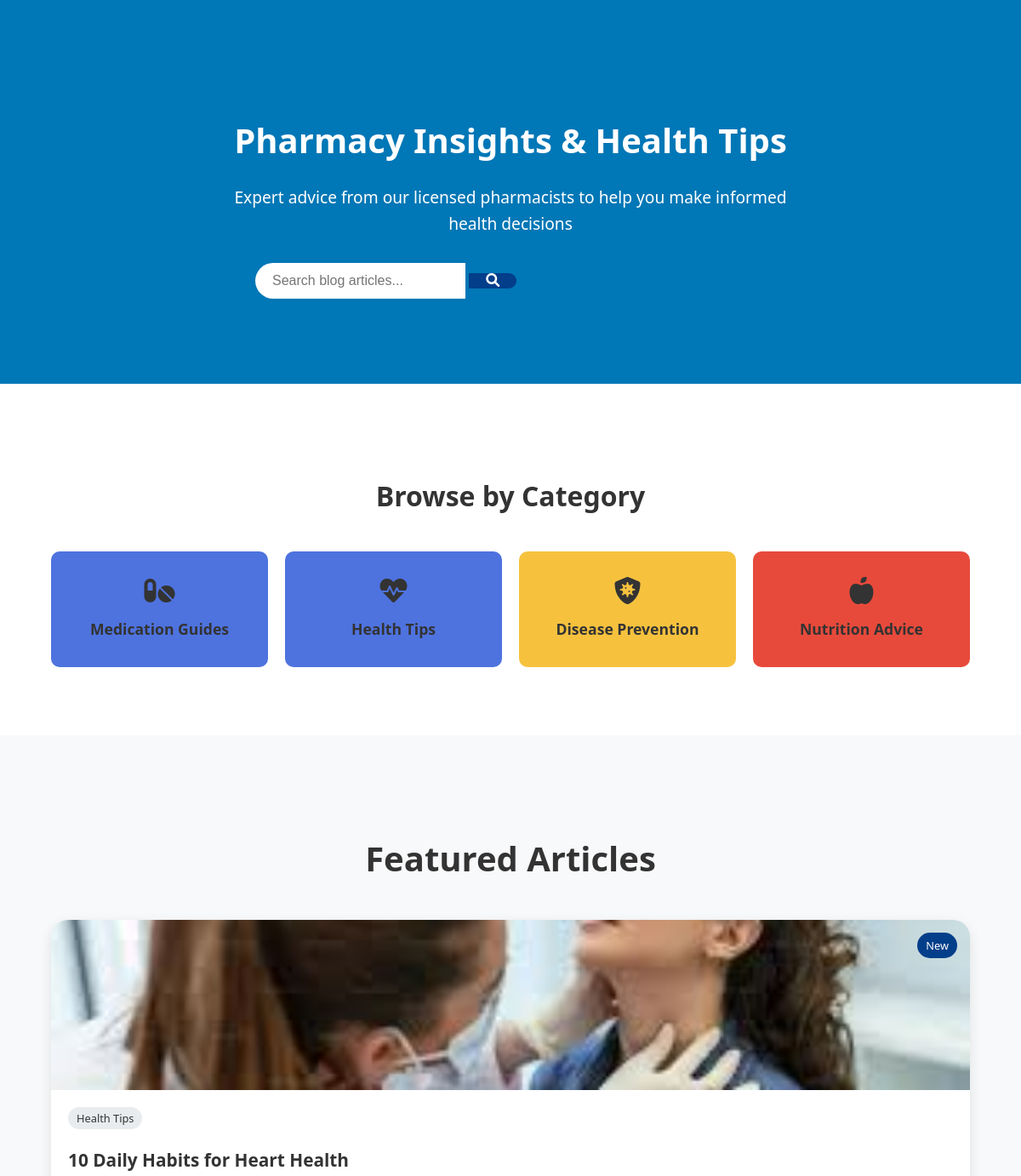
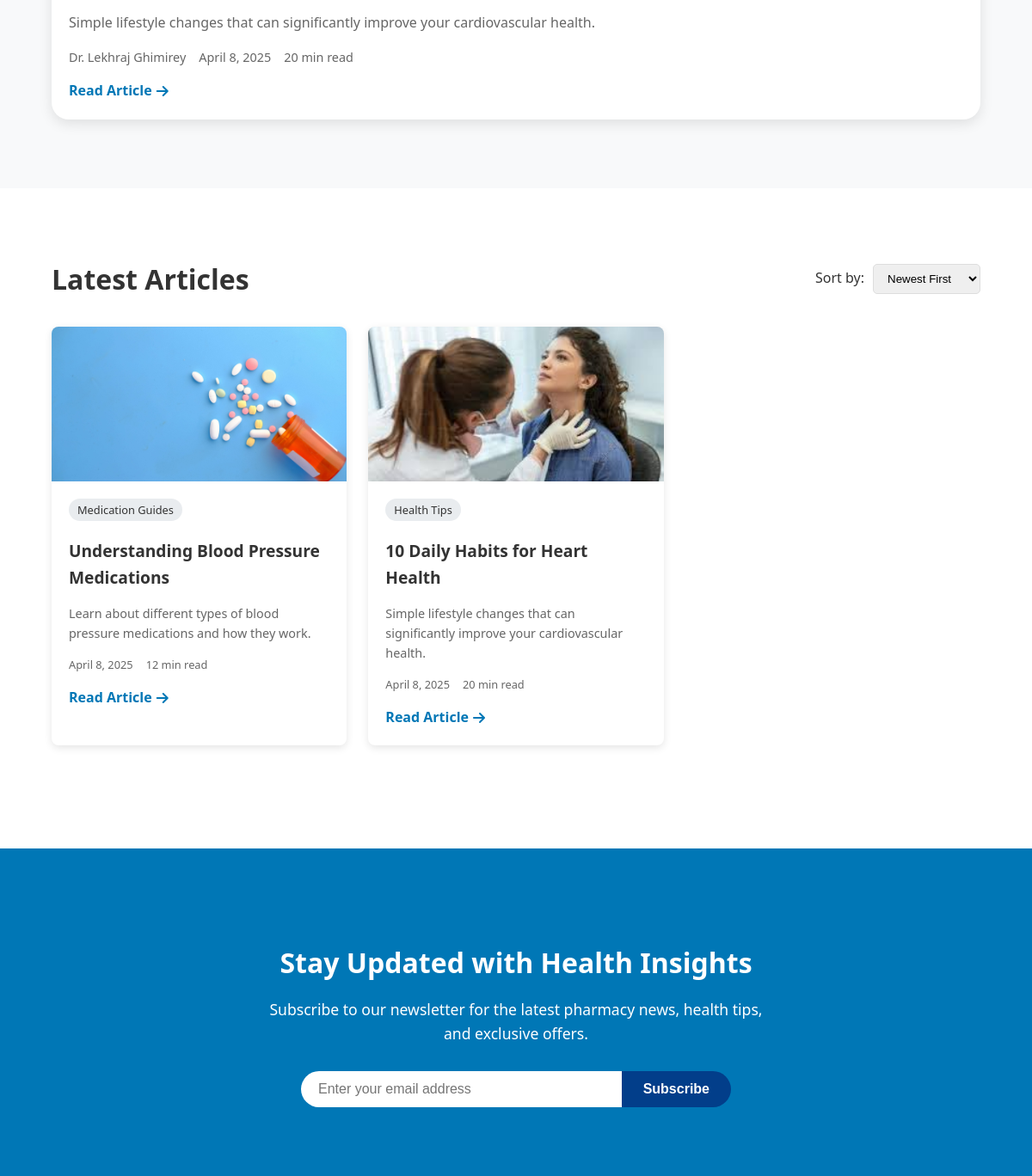
Page /frontend/blog.php on the committed database (2 pictures, top to bottom).
### tables this page shows
CREATE TABLE `cat` (
  `id` int(11) NOT NULL,
  `name` varchar(255) NOT NULL,
  `icon` varchar(100) NOT NULL,
  `bg_color` varchar(50) NOT NULL
);

CREATE TABLE `art` (
  `id` int(11) NOT NULL,
  `title` varchar(255) NOT NULL,
  `excerpt` text NOT NULL,
  `content` longtext NOT NULL,
  `image_url` varchar(255) NOT NULL,
  `catego_id` int(11) NOT NULL,
  `author` varchar(100) NOT NULL,
  `publish_date` datetime NOT NULL,
  `read_time` int(11) NOT NULL,
  `views` int(11) NOT NULL DEFAULT 0,
  `is_featured` tinyint(1) NOT NULL DEFAULT 0,
  `is_new` tinyint(1) NOT NULL DEFAULT 1
);

### frontend/blog.php (the view, shortened to what this page needs)
<?php
require_once '../includes/config.php';
$db = new mysqli($host, $username, $password, $dbname, $port);
$sort = isset($_GET['sort']) ? $_GET['sort'] : 'newest';
$catego_id = isset($_GET['catego']) ? intval($_GET['catego']) : null;
$page = isset($_GET['page']) ? intval($_GET['page']) : 1;
$per_page = 6;
$offset = ($page - 1) * $per_page;
$catego_query = "SELECT * FROM cat";
$catego_result = $db->query($catego_query);
$featured_query = "SELECT a.*, c.name as catego_name
                   FROM art a
                   JOIN cat c ON a.catego_id = c.id
                   WHERE a.is_featured = 1";
$featured_query .= " ORDER BY a.publish_date DESC LIMIT 2";
$featured_result = $db->query($featured_query);
$latest_query = "SELECT a.*, c.name as catego_name
                 FROM art a
                 JOIN cat c ON a.catego_id = c.id";
switch ($sort) {
    default:
        $latest_query .= " ORDER BY a.publish_date DESC";
}
$latest_query .= " LIMIT $per_page OFFSET $offset";
$latest_result = $db->query($latest_query);
?>
<!DOCTYPE html>
<html lang="en">
<head>
    <link rel="stylesheet" href="https://cdnjs.cloudflare.com/ajax/libs/font-awesome/6.0.0/css/all.min.css">
    <link rel="stylesheet" href="../assets/frontendcss/blog.css">
</head>
<body>
    <section class="blog-hero">
        <div class="container">
            <h1>Pharmacy Insights & Health Tips</h1>
            <p>Expert advice from our licensed pharmacists to help you make informed health decisions</p>
            <div class="search-bar">
                <form action="search.php" method="GET">
                    <input type="text" name="query" placeholder="Search blog articles...">
                    <button type="submit"><i class="fas fa-search"></i></button>
                </form>
            </div>
        </div>
    </section>
    <section class="blog-catego">
        <div class="container">
            <h2>Browse by Category</h2>
            <div class="catego-grid">
                <?php while($catego = $catego_result->fetch_assoc()): ?>
                <div class="catego-card" data-catego-id="<?= htmlspecialchars($catego['id']) ?>" style="background-color: <?= htmlspecialchars($catego['bg_color']) ?>">
                    <i class="<?= htmlspecialchars($catego['icon']) ?>"></i>
                    <h3><?= htmlspecialchars($catego['name']) ?></h3>
                </div>
                <?php endwhile; ?>
            </div>
        </div>
    </section>
    <?php if ($featured_result->num_rows > 0): ?>
    <section class="featured-articles">
        <div class="container">
            <h2>Featured Articles</h2>
            <div class="featured-slider">
                <?php while($article = $featured_result->fetch_assoc()): ?>
                <div class="featured-article">
                    <div class="article-image" style="background-image: url('<?= htmlspecialchars($article['image_url']) ?>');">
                        <span class="badge"><?= $article['is_new'] ? 'New' : 'Popular' ?></span>
                    </div>
                    <div class="article-content">
                        <span class="catego"><?= htmlspecialchars($article['catego_name']) ?></span>
                        <h3><?= htmlspecialchars($article['title']) ?></h3>
                        <p class="excerpt"><?= htmlspecialchars($article['excerpt']) ?></p>
                        <div class="article-meta">
                            <span class="author"><?= htmlspecialchars($article['author']) ?></span>
                            <span class="date"><?= date('F j, Y', strtotime($article['publish_date'])) ?></span>
                            <span class="read-time"><?= htmlspecialchars($article['read_time']) ?> min read</span>
                        </div>
                        <a href="article.php?id=<?= $article['id'] ?>" class="read-more">Read Article <i class="fas fa-arrow-right"></i></a>
                    </div>
                </div>
                <?php endwhile; ?>
            </div>
        </div>
    </section>
    <?php endif; ?>
    <section class="all-articles">
        <div class="container">
            <div class="section-header">
                <h2>
                    <?= $catego_id ?
                        htmlspecialchars($db->query("SELECT name FROM cat WHERE id = $catego_id")->fetch_assoc()['name']) . ' Articles' :
                        'Latest Articles' ?>
                </h2>
                <div class="sort-options">
                    <span>Sort by:</span>
                    <select id="sort-articles">
                        <option value="newest" <?= $sort === 'newest' ? 'selected' : '' ?>>Newest First</option>
                    </select>
                </div>
            </div>
            <div class="articles-grid">
                <?php while($article = $latest_result->fetch_assoc()): ?>
                <article class="article-card">
                    <div class="article-image" style="background-image: url('<?= htmlspecialchars($article['image_url']) ?>');"></div>
                    <div class="article-info">
                        <span class="catego"><?= htmlspecialchars($article['catego_name']) ?></span>
                        <h3><?= htmlspecialchars($article['title']) ?></h3>
                        <p class="excerpt"><?= htmlspecialchars($article['excerpt']) ?></p>
                        <div class="article-meta">
                            <span class="date"><?= date('F j, Y', strtotime($article['publish_date'])) ?></span>
                            <span class="read-time"><?= htmlspecialchars($article['read_time']) ?> min read</span>
                        </div>
                        <a href="article.php?id=<?= $article['id'] ?>" class="read-more">Read Article <i class="fas fa-arrow-right"></i></a>
                    </div>
                </article>
                <?php endwhile; ?>
            </div>
        </div>
    </section>
    <section class="newsletter">
        <div class="container">
            <div class="newsletter-content">
                <h2>Stay Updated with Health Insights</h2>
                <p>Subscribe to our newsletter for the latest pharmacy news, health tips, and exclusive offers.</p>
                <form class="newsletter-form" action="subscribe.php" method="POST">
                    <input type="email" name="email" placeholder="Enter your email address" required>
                    <button type="submit">Subscribe</button>
                </form>
            </div>
        </div>
    </section>
</body>
</html>

### assets/frontendcss/blog.css (style rules this page uses)
body { font-family: 'Segoe UI', Tahoma, Geneva, Verdana, sans-serif; line-height: 1.6; color: #333; margin: 0; padding: 0; }
.container { width: 90%; max-width: 1200px; margin: 0 auto; padding: 20px 0; }
.blog-hero { background-color: #0077b6; color: white; padding: 80px 0; text-align: center; }
.blog-hero h1 { font-size: 2.5rem; margin-bottom: 20px; }
.blog-hero p { font-size: 1.2rem; max-width: 700px; margin: 0 auto 30px; }
.search-bar { display: flex; max-width: 600px; margin: 0 auto; }
.search-bar input { flex: 1; padding: 12px 20px; border: none; border-radius: 30px 0 0 30px; font-size: 1rem; }
.search-bar button { background-color: #023e8a; color: white; border: none; padding: 0 20px; border-radius: 0 30px 30px 0; cursor: pointer; font-size: 1rem; }
.blog-catego { padding: 60px 0; }
.blog-catego h2 { text-align: center; margin-bottom: 40px; font-size: 2rem; }
.catego-grid { display: grid; grid-template-columns: repeat(auto-fit, minmax(150px, 1fr)); gap: 20px; }
.catego-card { padding: 30px 20px; border-radius: 10px; text-align: center; cursor: pointer; transition: transform 0.3s ease; }
.catego-card i { font-size: 2rem; margin-bottom: 15px; color: #333; }
.catego-card h3 { margin: 0; font-size: 1.1rem; }
.featured-articles { background-color: #f8f9fa; padding: 60px 0; }
.featured-articles h2 { text-align: center; margin-bottom: 40px; font-size: 2.5rem; }
.featured-slider { display: grid; grid-template-columns: repeat(auto-fit, minmax(300px, 1fr)); gap: 30px; }
.featured-article { background: white; border-radius: 20px; overflow: hidden; box-shadow: 0 5px 15px rgba(0,0,0,0.1); transition: transform 0.3s ease; }
.article-image { width: 100%; height: 200px; background-size: cover; background-position: center; position: relative; }
.badge { position: absolute; top: 15px; right: 15px; background-color: #023e8a; color: white; padding: 5px 10px; border-radius: 20px; font-size: 0.8rem; }
.article-content { padding: 20px; }
.article-content .catego { display: inline-block; background-color: #e9ecef; padding: 3px 10px; border-radius: 20px; font-size: 0.8rem; margin-bottom: 10px; }
.article-content h3 { margin: 10px 0; font-size: 1.3rem; }
.excerpt { color: #666; margin-bottom: 15px; }
.article-meta { display: flex; flex-wrap: wrap; gap: 15px; font-size: 0.9rem; color: #666; margin-bottom: 15px; }
.read-more { color: #0077b6; text-decoration: none; font-weight: bold; display: inline-flex; align-items: center; }
.read-more i { margin-left: 5px; transition: transform 0.3s ease; }
.all-articles { padding: 60px 0; }
.section-header { display: flex; justify-content: space-between; align-items: center; margin-bottom: 30px; }
.section-header h2 { font-size: 2rem; margin: 0; }
.sort-options { display: flex; align-items: center; gap: 10px; }
.sort-options select { padding: 8px 12px; border-radius: 5px; border: 1px solid #ddd; }
.articles-grid { display: grid; grid-template-columns: repeat(auto-fill, minmax(300px, 1fr)); gap: 25px; margin-bottom: 40px; }
.article-card { background: white; border-radius: 8px; overflow: hidden; box-shadow: 0 3px 10px rgba(0,0,0,0.1); transition: transform 0.3s ease; }
.article-card .article-image { height: 180px; }
.article-info { padding: 20px; }
.article-info .catego { display: inline-block; background-color: #e9ecef; padding: 3px 10px; border-radius: 20px; font-size: 0.8rem; margin-bottom: 10px; }
.article-info h3 { margin: 10px 0; font-size: 1.2rem; }
.article-info .excerpt { color: #666; margin-bottom: 15px; font-size: 0.9rem; }
.article-info .article-meta { font-size: 0.8rem; }
.newsletter { background-color: #0077b6; color: white; padding: 60px 0; text-align: center; }
.newsletter h2 { font-size: 2rem; margin-bottom: 15px; }
.newsletter p { max-width: 600px; margin: 0 auto 30px; font-size: 1.1rem; }
.newsletter-form { display: flex; max-width: 500px; margin: 0 auto; }
.newsletter-form input { flex: 1; padding: 12px 20px; border: none; border-radius: 30px 0 0 30px; font-size: 1rem; }
.newsletter-form button { background-color: #023e8a; color: white; border: none; padding: 0 25px; border-radius: 0 30px 30px 0; cursor: pointer; font-size: 1rem; font-weight: bold; }

### rows in the picture
cat: name "Medication Guides"
cat: name "Health Tips"
cat: name "Disease Prevention"
cat: name "Nutrition Advice"
art: image_url (picture), is_new "New", catego.name "Health Tips", title "10 Daily Habits for Heart Health", excerpt "Simple lifestyle changes that can significantly improve your cardiovascular health.", author "Dr. Lekhraj Ghimirey", publish_date "April 8, 2025", read_time "20"
art: image_url (picture), catego.name "Medication Guides", title "Understanding Blood Pressure Medications", excerpt "Learn about different types of blood pressure medications and how they work.", publish_date "April 8, 2025", read_time "12"
